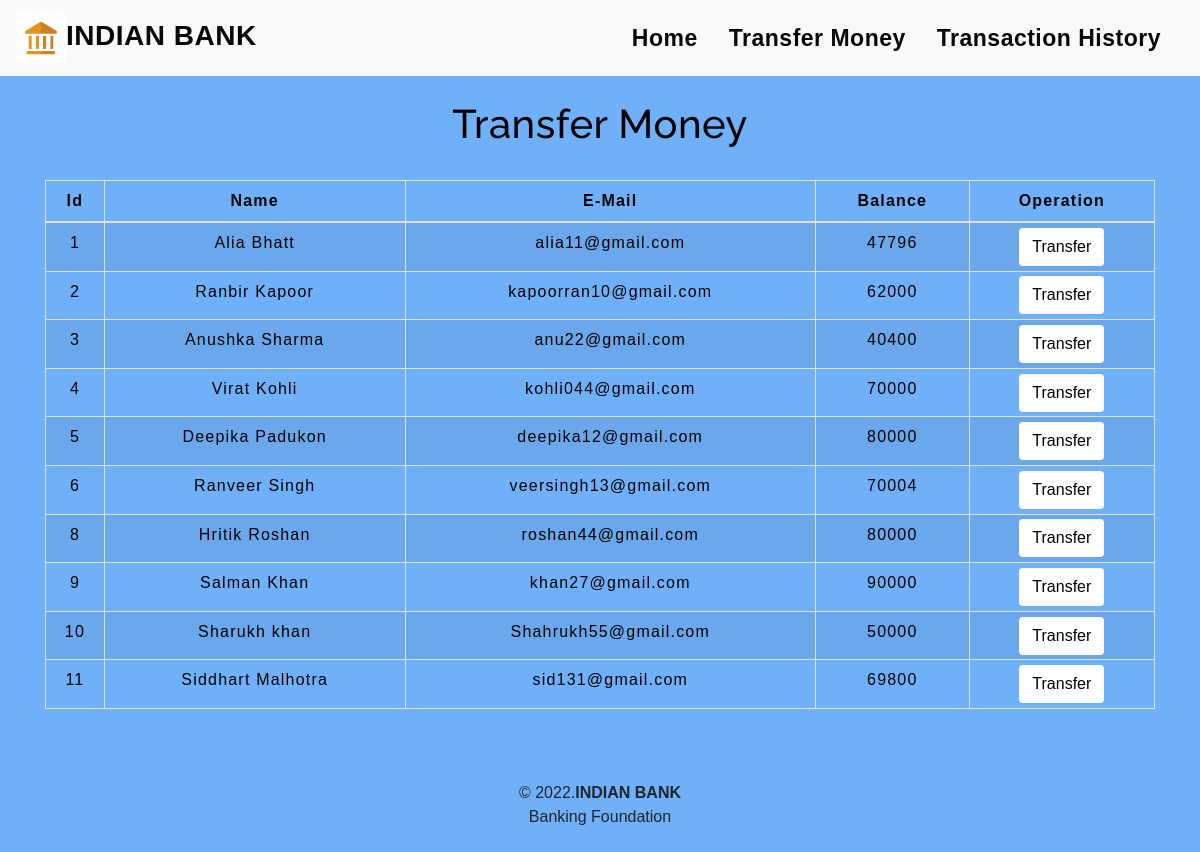
The app's page /transfermoney.php with its own data.
### tables this page shows
CREATE TABLE `users` (
  `id` int(11) NOT NULL,
  `name` varchar(100) NOT NULL,
  `email` varchar(100) NOT NULL,
  `balance` int(11) NOT NULL
);

### transfermoney.php (the view, shortened to what this page needs)
<!DOCTYPE html>
<html lang="en">
<head>
    <link rel="stylesheet" href="https://maxcdn.bootstrapcdn.com/bootstrap/4.0.0/css/bootstrap.min.css">
    <link rel="stylesheet" type="text/css" href="css/table.css">
    <link rel="stylesheet" type="text/css" href="css/navbar.css">
</head>
<body style="background-color : rgb(112, 176, 248);">
<?php
    include 'config.php';
    $sql = "SELECT * FROM users";
    $result = mysqli_query($conn,$sql);
?>
<?php
  include 'navbar.php';
?>
<div class="container">
        <h2 class="text-center pt-4" style="color : black;">Transfer Money</h2>
        <br>
            <div class="row">
                <div class="col">
                    <div class="table-responsive-sm">
                    <table class="table table-hover table-sm table-striped table-condensed table-bordered" style="border-color:black;">
                        <thead style="color : black;">
                            <tr>
                            <th scope="col" class="text-center py-2">Id</th>
                            <th scope="col" class="text-center py-2">Name</th>
                            <th scope="col" class="text-center py-2">E-Mail</th>
                            <th scope="col" class="text-center py-2">Balance</th>
                            <th scope="col" class="text-center py-2">Operation</th>
                            </tr>
                        </thead>
                        <tbody>
                <?php
                    while($rows=mysqli_fetch_assoc($result)){
                ?>
                    <tr style="color : black;">
                        <td class="py-2"><?php echo $rows['id'] ?></td>
                        <td class="py-2"><?php echo $rows['name']?></td>
                        <td class="py-2"><?php echo $rows['email']?></td>
                        <td class="py-2"><?php echo $rows['balance']?></td>
                        <td><a href="selecteduserdetail.php?id= <?php echo $rows['id'] ;?>"> <button type="button" class="btn" style="background-color : white;">Transfer</button></a></td>
                    </tr>
                <?php
                    }
                ?>
                        </tbody>
                    </table>
                    </div>
                </div>
            </div>
         </div>
         <footer class="text-center mt-5 py-2">
            <p>&copy 2022.<b>INDIAN BANK</b> <br> Banking Foundation</p>
        </footer>
</body>
</html>

### navbar.php (shortened to what this page needs)
<nav class="navbar navbar-expand-md navbar-light bg-light">
<a class="navbar-brand" href="index.php" style="color : #070707 ;"><img src="img/banklogo.jpg" alt="logo" height=50px width=50px><b>INDIAN BANK</b></a>
<div class="collapse navbar-collapse" id="collapsibleNavbar">
      <ul class="navbar-nav ml-auto">
        <li class="nav-item">
          <a class="nav-link" href="index.php" style="color : #070707;"><b>Home</b></a>
        </li>
        <li class="nav-item">
          <a class="nav-link" href="transfermoney.php" style="color :#070707;"><b>Transfer Money</b></a>
        </li>
        <li class="nav-item">
          <a class="nav-link" href="transactionhistory.php" style="color : #070707;"><b>Transaction History</b></a>
        </li>
    </div>
 </nav>

### css/table.css (style rules this page uses)
* { padding: 0; margin: 0; box-sizing: border-box; font-family: sans-serif; }
h2 { font-size: 40px; }
table { letter-spacing: 1.2px; }
td { text-align: center; }
button { border:none; background: #f7f5f5; transition: 1s; }

### css/navbar.css (style rules this page uses)
.nav-link { margin-right: 15px; color:#070707; color: rgb(170, 154, 243); letter-spacing: 0.5px; transition: 0.5s; font-weight: bold; font-size: 23px; }
.navbar-brand { letter-spacing: 0.5px; font-size: 28px; }
h2 { letter-spacing: 0.5px; font-family: raleway; }

### transfermoney.php (style rules this page uses)
button { transition: 1.5s; }

### records on screen
users: id "1", name "Alia Bhatt", email "alia11@gmail.com", balance "47796"
users: id "2", name "Ranbir Kapoor", email "kapoorran10@gmail.com", balance "62000"
users: id "3", name "Anushka Sharma", email "anu22@gmail.com", balance "40400"
users: id "4", name "Virat Kohli", email "kohli044@gmail.com", balance "70000"
users: id "5", name "Deepika Padukon", email "deepika12@gmail.com", balance "80000"
users: id "6", name "Ranveer Singh", email "veersingh13@gmail.com", balance "70004"
users: id "8", name "Hritik Roshan", email "roshan44@gmail.com", balance "80000"
users: id "9", name "Salman Khan", email "khan27@gmail.com", balance "90000"
users: id "10", name "Sharukh khan", email "Shahrukh55@gmail.com", balance "50000"
users: id "11", name "Siddhart Malhotra", email "sid131@gmail.com", balance "69800"
